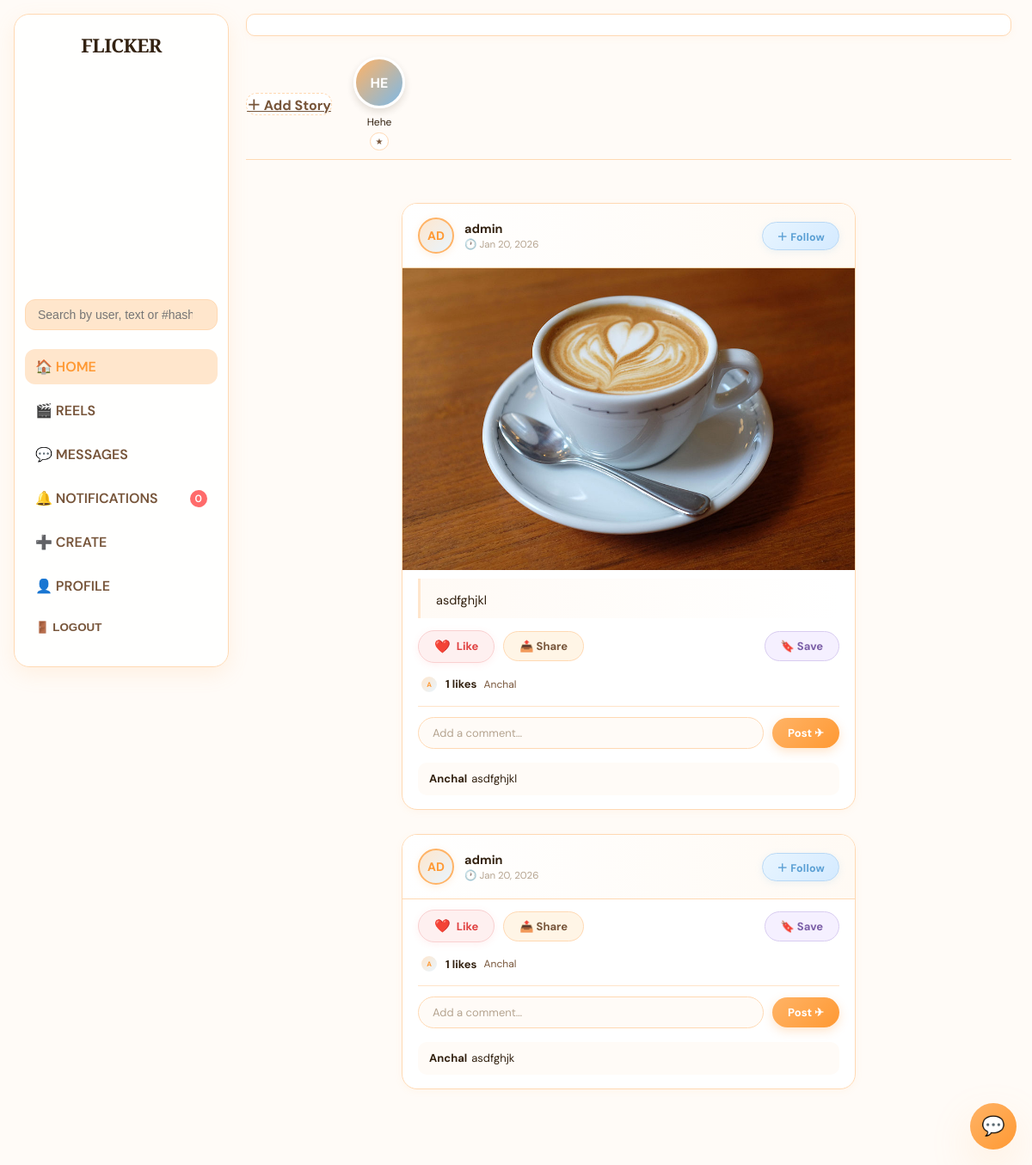
/feed/, run on the app's committed database.
### blog/models.py (models this page shows, shortened)
class Story(models.Model):
    author = models.ForeignKey(User, on_delete=models.CASCADE)
    title = models.CharField(max_length=100)
    image = models.ImageField(upload_to='stories/images/', blank=True, null=True)
    video = models.FileField(upload_to='stories/videos/', blank=True, null=True)
    created_at = models.DateTimeField(auto_now_add=True)
    is_highlighted = models.BooleanField(default=False)

class Post(models.Model):
    author = models.ForeignKey(User, on_delete=models.CASCADE)
    caption = models.TextField(max_length=500, blank=True)
    image = models.ImageField(upload_to='posts/images/', blank=True, null=True)
    video = models.FileField(upload_to='posts/videos/', blank=True, null=True)
    created_at = models.DateTimeField(auto_now_add=True)

class Like(models.Model):
    user = models.ForeignKey(User, on_delete=models.CASCADE)
    post = models.ForeignKey(Post, on_delete=models.CASCADE)

class Comment(models.Model):
    user = models.ForeignKey(User, on_delete=models.CASCADE)
    post = models.ForeignKey(Post, on_delete=models.CASCADE)
    text = models.TextField(max_length=300)
    created_at = models.DateTimeField(auto_now_add=True)

### blog/views.py (the view, shortened to what this page needs)
# urls.py: path('feed/', views.feed, name='feed'),
def feed(request):
    posts = Post.objects.all().order_by('-created_at')
    stories = Story.objects.all().order_by('-created_at')[:12]
    highlighted_stories = Story.objects.filter(is_highlighted=True).order_by('-created_at')[:12]
    reels = Reel.objects.all().order_by('-created_at')[:12]
    query = request.GET.get('q', '').strip()
    hashtag = request.GET.get('hashtag', '').strip().lstrip('#')
    user_results = User.objects.none()
    if query:
        user_results = User.objects.filter(username__icontains=query)
        posts = Post.objects.none()
    elif hashtag:
        posts = Post.objects.filter(caption__icontains=f"#{hashtag}").order_by('-created_at')
    following_ids = []
    notif_data = {'likes': 0, 'comments': 0, 'follows': 0, 'unread': 0}
    return render(request, 'blog/index.html', {
        'posts': posts,
        'stories': stories,
        'highlighted_stories': highlighted_stories,
        'reels': reels,
        'following_ids': list(following_ids),
        'search_query': query,
        'selected_hashtag': hashtag,
        'user_results': user_results,
        'notifications': notif_data
    })

### blog/templates/blog/index.html (shortened to what this page needs)
<!DOCTYPE html>
<html lang="en">
<head>
</head>
<body>
<div class="app-shell">
    <aside class="sidebar">
        <div class="logo-area">FLICKER</div>
        <div class="nav-list">
            <input id="searchInput" class="search-input" type="search" placeholder="Search by user, text or #hashtag" value="{{ search_query|default:'' }}" style="margin-bottom:12px;" />
            <a href="{% url 'feed' %}" class="nav-item{% if request.path == '/feed/' %} active{% endif %}">🏠 HOME</a>
            <a href="{% url 'reels' %}" class="nav-item{% if request.path == '/reels/' %} active{% endif %}">🎬 REELS</a>
            <a href="{% url 'inbox' %}" class="nav-item">💬 MESSAGES</a>
            <a href="{% url 'notifications' %}" class="nav-item">🔔 NOTIFICATIONS
                <span class="badge">{{ notifications.unread|default:0 }}</span>
            </a>
            <a href="{% url 'create_post' %}" class="nav-item">➕ CREATE</a>
            <a href="{% url 'account' %}" class="nav-item">👤 PROFILE</a>
            <button class="nav-item" style="border:none; background:none; text-align:left;" onclick="openLogoutModal()">🚪 LOGOUT</button>
        </div>
    </aside>
    <main class="main-content">
        <div class="top-controls"></div>
        <section class="story-row" id="storyRow">
            <a href="{% url 'create_story' %}" class="story-item" style="min-width: 100px; font-weight:700; color: var(--ink-muted); background: var(--surface); border-radius: 12px; border: 1px dashed var(--border); display:flex; align-items:center; justify-content:center;">
                <div>＋ Add Story</div>
            </a>
            {% for story in stories %}
                <div class="story-item">
                    <a href="{% url 'view_story' story.id %}" class="story-link" title="View {{ story.title }}">
                        <div class="story-thumb">{{ story.title|slice:":2"|upper }}</div>
                        <div class="story-name">{{ story.title }}</div>
                    </a>
                    <div class="story-add{% if story.is_highlighted %} active{% endif %}" data-story-id="{{ story.id }}" data-story-title="{{ story.title }}">★</div>
                </div>
            {% empty %}
                <div class="story-item" style="padding:10px; color:var(--ink-muted);">No stories yet</div>
            {% endfor %}
        </section>
        <section class="feed" id="feedWrapper">
{% if posts %}
    {% for post in posts %}
    <article class="post-card">
        <div class="post-header">
            <div class="author-info">
                <div class="avatar">{{ post.author.username|slice:":2"|upper }}</div>
                <div class="author-meta">
                    <a href="{% url 'user_profile' post.author.id %}" class="author-name">
                        {{ post.author.username }}
                    </a>
                    <span class="post-date">🕐 {{ post.created_at|date:"M d, Y" }}</span>
                </div>
            </div>
            {% if user != post.author %}
                {% if post.author.id in following_ids %}
                    <a href="{% url 'follow_toggle' post.author.id %}" class="btn-unfollow">✖ Unfollow</a>
                {% else %}
                    <a href="{% url 'follow_toggle' post.author.id %}" class="btn-follow">＋ Follow</a>
                {% endif %}
            {% endif %}
        </div>
        {% if post.image or post.video %}
        <div class="media-wrapper">
            {% if post.image %}
                <img src="{{ post.image.url }}" class="post-img" alt="Post by {{ post.author.username }}" loading="lazy">
            {% endif %}
        </div>
        {% endif %}
        {% if post.caption %}
        <div class="caption">{{ post.caption }}</div>
        {% endif %}
        <div class="actions">
            <div class="actions-row">
                <a href="{% url 'like_toggle' post.id %}" class="btn-like" data-post="{{ post.id }}">
                    <span class="heart-icon">❤️</span> Like
                </a>
                <a href="{% url 'share_post' post.id %}" class="btn-share">
                    📤 Share
                </a>
                <button class="btn-bookmark" onclick="showToast('Saved to bookmarks!')">
                    🔖 Save
                </button>
            </div>
            <div class="like-meta">
                <div style="display:flex; align-items:center; gap:8px;">
                    <div class="like-avatars">
                        {% for like in post.like_set.all|slice:":3" %}
                        <div class="like-avatar-mini">{{ like.user.username|slice:":1"|upper }}</div>
                        {% endfor %}
                    </div>
                    <span class="like-count">{{ post.like_set.count }} likes</span>
                </div>
                <span class="liked-users">
                    {% for like in post.like_set.all|slice:":3" %}
                        {{ like.user.username }}{% if not forloop.last %}, {% endif %}
                    {% empty %}
                        Be the first to like this ✨
                    {% endfor %}
                </span>
            </div>
        </div>
        <div class="card-divider"></div>
        <div class="comment-box">
            <form method="POST" action="{% url 'add_comment' post.id %}" class="comment-form">
                <input
                    type="text"
                    name="comment"
                    class="comment-input"
                    placeholder="Add a comment…"
                    required
                    autocomplete="off"
                >
                <button type="submit" class="btn-comment">Post ✈</button>
            </form>
        </div>
        <div class="comments-list">
            {% for comment in post.comment_set.all|slice:":2" %}
                <div class="comment-item">
                    <strong>{{ comment.user.username }}</strong>{{ comment.text }}
                </div>
            {% empty %}
                <p class="no-comment">💬 No comments yet — be the first!</p>
            {% endfor %}
        </div>
    </article>
    {% endfor %}
{% endif %}
        </section>
    </main>
</div>
<button id="chatToggle" class="floating-chat-btn" title="Open messages">💬</button>
</body>
</html>

### data on the page
Story: title "HE", title "Hehe"
Post: author.username "AD", author.username "admin", created_at "Jan 20, 2026", shows "＋ Follow", image (picture), like_set.count "1"
Like: user.username "A", user.username "Anchal"
Comment: user.username "Anchal", text "asdfghjkl"
Post: author.username "AD", author.username "admin", created_at "Jan 20, 2026", shows "＋ Follow", like_set.count "1"
Like: user.username "A", user.username "Anchal"
Comment: user.username "Anchal", text "asdfghjk"

### other printed values
{{ notifications.unread|default:0 }} "0"
